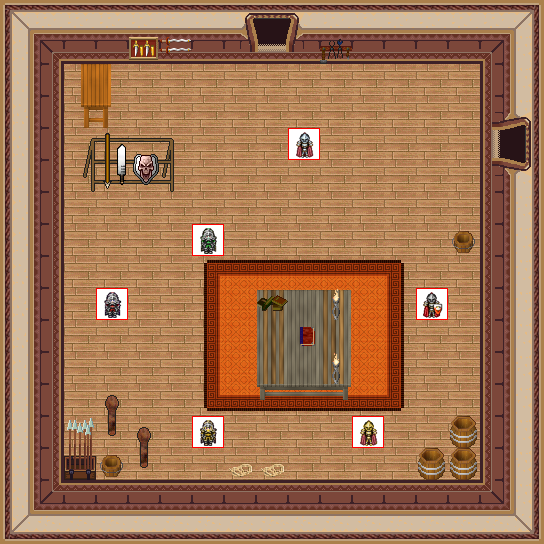

This game map was drawn from its Tiled (.tmx) file and the tilesets committed beside it. A one-line description and the trimmed map source follow:
An orthogonal 17x17 tile map with 32x32 px tiles, 5 tile layers (0_floor, 1_terrain, 2_object, objects, ...), 1 hidden layer not drawn, 22 tilesets.

<map version="1.2" tiledversion="1.2.2" orientation="orthogonal" renderorder="right-down" width="17" height="17" tilewidth="32" tileheight="32" infinite="0" nextlayerid="7" nextobjectid="1">
 <tileset firstgid="1" name="wall red" tilewidth="32" tileheight="32" tilecount="16" columns="4">
  <image source="../../tileset/building/wall/int_wall_dark_red.png" width="128" height="128" />
 </tileset>
 <tileset firstgid="17" name="int red wall" tilewidth="32" tileheight="32" tilecount="16" columns="4">
  <image source="../../tileset/building/wall/int_wall_dark_red_corners.png" width="128" height="128" />
 </tileset>
 <tileset firstgid="33" name="collision" tilewidth="32" tileheight="32" tilecount="1" columns="1">
  <image source="../../tileset/logic/collision.png" width="32" height="32" />
 </tileset>
 <tileset firstgid="34" name="kafelki" tilewidth="32" tileheight="32" tilecount="91" columns="7">
  <image source="../../tileset/pol/domki/podloga/kafelki_blyszczace3smok.png" width="224" height="416" />
 </tileset>
 <tileset firstgid="125" name="drzwi" tilewidth="32" tileheight="32" tilecount="12" columns="3">
  <image source="../../tileset/building/entrance/dark_red_ns.png" width="96" height="128" />
 </tileset>
 <tileset firstgid="137" name="dark_red_ew" tilewidth="32" tileheight="32" tilecount="12" columns="4">
  <image source="../../tileset/building/entrance/dark_red_ew.png" width="128" height="96" />
 </tileset>
 <tileset firstgid="149" name="pol_rycerze" tilewidth="32" tileheight="32" tilecount="8" columns="8">
  <image source="../../tileset/logic/creature/pol_rycerze.png" width="256" height="32" />
 </tileset>
 <tileset firstgid="157" name="rug" tilewidth="32" tileheight="32" tilecount="9" columns="3">
  <image source="../../tileset/furniture/carpet/orange.png" width="96" height="96" />
 </tileset>
 <tileset firstgid="166" name="barrel" tilewidth="32" tileheight="32" tilecount="2" columns="1">
  <image source="../../tileset/item/pot/barrel.png" width="32" height="64" />
 </tileset>
 <tileset firstgid="168" name="weapons rack" tilewidth="32" tileheight="32" tilecount="18" columns="9">
  <image source="../../tileset/item/armor/weapons_rack.png" width="288" height="64" />
 </tileset>
 <tileset firstgid="186" name="ropes" tilewidth="32" tileheight="32" tilecount="4" columns="2">
  <image source="../../tileset/item/ropes.png" width="64" height="64" />
 </tileset>
 <tileset firstgid="190" name="weapons" tilewidth="32" tileheight="32" tilecount="2" columns="1">
  <image source="../../tileset/item/weapon/box_of_weapons.png" width="32" height="64" />
 </tileset>
 <tileset firstgid="192" name="stick" tilewidth="32" tileheight="32" tilecount="2" columns="1">
  <image source="../../tileset/furniture/other/stick.png" width="32" height="64" />
 </tileset>
 <tileset firstgid="194" name="copper table" tilewidth="32" tileheight="32" tilecount="15" columns="3">
  <image source="../../tileset/furniture/table/table_copper.png" width="96" height="160" />
 </tileset>
 <tileset firstgid="209" name="weapons" tilewidth="32" tileheight="32" tilecount="16" columns="4">
  <image source="../../tileset/item/armor/weapons_for_walls.png" width="128" height="128" />
 </tileset>
 <tileset firstgid="225" name="tools" tilewidth="32" tileheight="32" tilecount="9" columns="3">
  <image source="../../tileset/item/tools.png" width="96" height="96" />
 </tileset>
 <tileset firstgid="234" name="grey_plain" tilewidth="32" tileheight="32" tilecount="9" columns="3">
  <image source="../../tileset/furniture/table/grey_plain.png" width="96" height="96" />
 </tileset>
 <tileset firstgid="243" name="grey_fancy" tilewidth="32" tileheight="32" tilecount="9" columns="3">
  <image source="../../tileset/furniture/table/grey_fancy.png" width="96" height="96" />
 </tileset>
 <tileset firstgid="252" name="book" tilewidth="32" tileheight="32" tilecount="4" columns="2">
  <image source="../../tileset/item/documents/book.png" width="64" height="64" />
 </tileset>
 <tileset firstgid="256" name="light" tilewidth="32" tileheight="32" tilecount="8" columns="2">
  <image source="../../tileset/furniture/light/dark_torch.png" width="64" height="128" />
 </tileset>
 <tileset firstgid="264" name="books2" tilewidth="32" tileheight="32" tilecount="4" columns="2">
  <image source="../../tileset/item/documents/books2.png" width="64" height="64" />
 </tileset>
 <tileset firstgid="268" name="kafelki_rozne" tilewidth="32" tileheight="32" tilecount="80" columns="16">
  <image source="../../tileset/pol/domki/podloga/kafelki_rozne.png" width="512" height="160" />
 </tileset>
 <layer id="1" name="0_floor" width="17" height="17">
  <data>[289 cells, 289 non-empty, 3 distinct tile ids]</data>
 </layer>
 <layer id="2" name="1_terrain" width="17" height="17">
  <data>[289 cells, 176 non-empty, 52 distinct tile ids]</data>
 </layer>
 <layer id="3" name="2_object" width="17" height="17">
  <data>[289 cells, 31 non-empty, 29 distinct tile ids]</data>
 </layer>
 <layer id="4" name="objects" width="17" height="17">
  <data>[289 cells, 6 non-empty, 6 distinct tile ids]</data>
 </layer>
 <layer id="5" name="collision" width="17" height="17" visible="0">
  <data>[289 cells, 150 non-empty, 1 distinct tile ids]</data>
 </layer>
 <layer id="6" name="protection" width="17" height="17">
  <data>[289 cells, 0 non-empty, 0 distinct tile ids]</data>
 </layer>
</map>
